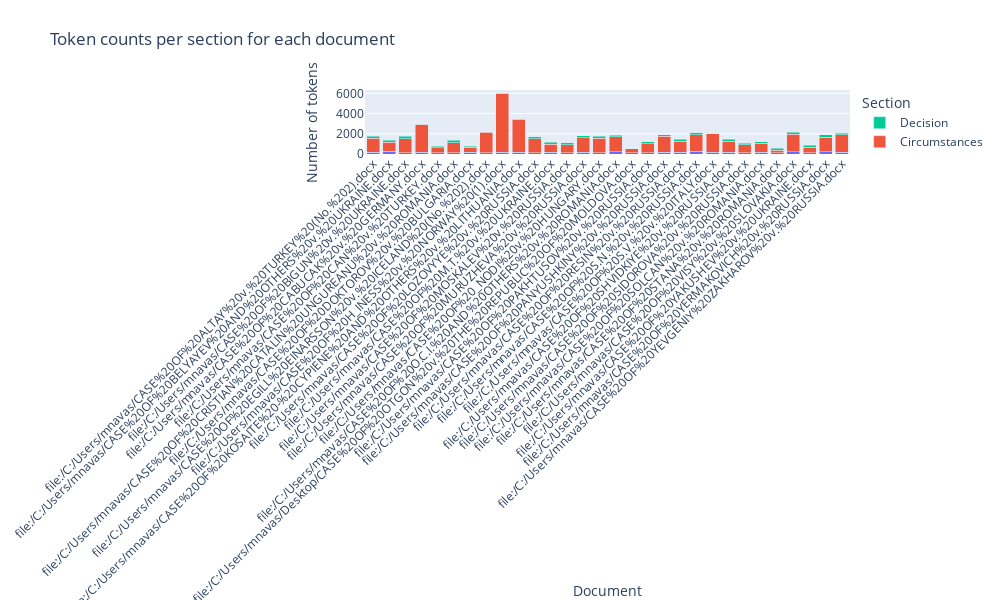

The notebook cell this image was saved under:
### Code cell
import plotly.graph_objects as go

fig = go.Figure()

fig.add_trace(go.Bar(
    name='Procedure',
    x=doc_names,
    y=proc_counts
))
fig.add_trace(go.Bar(
    name='Circumstances',
    x=doc_names,
    y=circ_counts
))
fig.add_trace(go.Bar(
    name='Decision',
    x=doc_names,
    y=dec_counts
))

fig.update_layout(
    barmode='stack',
    title='Token counts per section for each document',
    xaxis_title='Document',
    yaxis_title='Number of tokens',
    xaxis_tickangle=-45,
    legend_title='Section',
    height=600,
    width=1000
)

fig.show()

### Figure 1 — Plotly figure (JSON) as saved in the notebook; plotly's stock layout.template omitted (floating-point values rounded to 4 significant figures)
{"data": [{"name": "Procedure", "type": "bar", "x": ["file:/C:/Users/mnavas/CASE%20OF%20ALTAY%20v.%20TURKEY%20(No.%202).docx", "file:/C:/Users/mnavas/CASE%20OF%20BELYAYEV%20AND%20OTHERS%20v.%20UKRAINE.docx", "file:/C:/Users/mnavas/CASE%20OF%20BIGUN%20v.%20UKRAINE.docx", "file:/C:/Users/mnavas/CASE%20OF%20CABUCAK%20v.%20GERMANY.docx", "file:/C:/Users/mnavas/CASE%20OF%20CAN%20v.%20TURKEY.docx", "file:/C:/Users/mnavas/CASE%20OF%20CRISTIAN%20CATALIN%20UNGUREANU%20v.%20ROMANIA.docx", "file:/C:/Users/mnavas/CASE%20OF%20DOKTOROV%20v.%20BULGARIA.docx", "file:/C:/Users/mnavas/CASE%20OF%20EGILL%20EINARSSON%20v.%20ICELAND%20(No.%202).docx", "file:/C:/Users/mnavas/CASE%20OF%20H_INESS%20v.%20NORWAY%20(1).docx", "file:/C:/Users/mnavas/CASE%20OF%20KOSAITE%20-%20CYPIENE%20AND%20OTHERS%20v.%20LITHUANIA.docx", "file:/C:/Users/mnavas/CASE%20OF%20LOZOVYYE%20v.%20RUSSIA.docx", "file:/C:/Users/mnavas/CASE%20OF%20M.T.%20v.%20UKRAINE.docx", "file:/C:/Users/mnavas/CASE%20OF%20MOSKALEV%20v.%20RUSSIA.docx", "file:/C:/Users/mnavas/CASE%20OF%20MURUZHEVA%20v.%20RUSSIA.docx", "file:/C:/Users/mnavas/CASE%20OF%20_NODI%20v.%20HUNGARY.docx", "file:/C:/Users/mnavas/CASE%20OF%20O.C.I.%20AND%20OTHERS%20v.%20ROMANIA.docx", "file:/C:/Users/mnavas/Desktop/CASE%20OF%20OTGON%20v.%20THE%20REPUBLIC%20OF%20MOLDOVA.docx", "file:/C:/Users/mnavas/CASE%20OF%20PAKHTUSOV%20v.%20RUSSIA.docx", "file:/C:/Users/mnavas/CASE%20OF%20PANYUSHKINY%20v.%20RUSSIA.docx", "file:/C:/Users/mnavas/CASE%20OF%20RESIN%20v.%20RUSSIA.docx", "file:/C:/Users/mnavas/CASE%20OF%20S.N.%20v.%20RUSSIA.docx", "file:/C:/Users/mnavas/CASE%20OF%20S.V.%20v.%20ITALY.docx", "file:/C:/Users/mnavas/CASE%20OF%20SHVIDKIYE%20v.%20RUSSIA.docx", "file:/C:/Users/mnavas/CASE%20OF%20SIDOROVA%20v.%20RUSSIA.docx", "file:/C:/Users/mnavas/CASE%20OF%20SOLCAN%20v.%20ROMANIA.docx", "file:/C:/Users/mnavas/CASE%20OF%20STANA%20v.%20ROMANIA.docx", "file:/C:/Users/mnavas/CASE%20OF%20VISY%20v.%20SLOVAKIA.docx", "file:/C:/Users/mnavas/CASE%20OF%20YAKUSHEV%20v.%20UKRAINE.docx", "file:/C:/Users/mnavas/CASE%20OF%20YERMAKOVICH%20v.%20RUSSIA.docx", "file:/C:/Users/mnavas/CASE%20OF%20YEVGENIY%20ZAKHAROV%20v.%20RUSSIA.docx"], "y": [168, 274, 121, 177, 134, 132, 151, 133, 178, 185, 136, 155, 128, 156, 146, 218, 106, 135, 175, 151, 268, 168, 175, 148, 169, 123, 206, 141, 218, 164]}, {"name": "Circumstances", "type": "bar", "x": ["file:/C:/Users/mnavas/CASE%20OF%20ALTAY%20v.%20TURKEY%20(No.%202).docx", "file:/C:/Users/mnavas/CASE%20OF%20BELYAYEV%20AND%20OTHERS%20v.%20UKRAINE.docx", "file:/C:/Users/mnavas/CASE%20OF%20BIGUN%20v.%20UKRAINE.docx", "file:/C:/Users/mnavas/CASE%20OF%20CABUCAK%20v.%20GERMANY.docx", "file:/C:/Users/mnavas/CASE%20OF%20CAN%20v.%20TURKEY.docx", "file:/C:/Users/mnavas/CASE%20OF%20CRISTIAN%20CATALIN%20UNGUREANU%20v.%20ROMANIA.docx", "file:/C:/Users/mnavas/CASE%20OF%20DOKTOROV%20v.%20BULGARIA.docx", "file:/C:/Users/mnavas/CASE%20OF%20EGILL%20EINARSSON%20v.%20ICELAND%20(No.%202).docx", "file:/C:/Users/mnavas/CASE%20OF%20H_INESS%20v.%20NORWAY%20(1).docx", "file:/C:/Users/mnavas/CASE%20OF%20KOSAITE%20-%20CYPIENE%20AND%20OTHERS%20v.%20LITHUANIA.docx", "file:/C:/Users/mnavas/CASE%20OF%20LOZOVYYE%20v.%20RUSSIA.docx", "file:/C:/Users/mnavas/CASE%20OF%20M.T.%20v.%20UKRAINE.docx", "file:/C:/Users/mnavas/CASE%20OF%20MOSKALEV%20v.%20RUSSIA.docx", "file:/C:/Users/mnavas/CASE%20OF%20MURUZHEVA%20v.%20RUSSIA.docx", "file:/C:/Users/mnavas/CASE%20OF%20_NODI%20v.%20HUNGARY.docx", "file:/C:/Users/mnavas/CASE%20OF%20O.C.I.%20AND%20OTHERS%20v.%20ROMANIA.docx", "file:/C:/Users/mnavas/Desktop/CASE%20OF%20OTGON%20v.%20THE%20REPUBLIC%20OF%20MOLDOVA.docx", "file:/C:/Users/mnavas/CASE%20OF%20PAKHTUSOV%20v.%20RUSSIA.docx", "file:/C:/Users/mnavas/CASE%20OF%20PANYUSHKINY%20v.%20RUSSIA.docx", "file:/C:/Users/mnavas/CASE%20OF%20RESIN%20v.%20RUSSIA.docx", "file:/C:/Users/mnavas/CASE%20OF%20S.N.%20v.%20RUSSIA.docx", "file:/C:/Users/mnavas/CASE%20OF%20S.V.%20v.%20ITALY.docx", "file:/C:/Users/mnavas/CASE%20OF%20SHVIDKIYE%20v.%20RUSSIA.docx", "file:/C:/Users/mnavas/CASE%20OF%20SIDOROVA%20v.%20RUSSIA.docx", "file:/C:/Users/mnavas/CASE%20OF%20SOLCAN%20v.%20ROMANIA.docx", "file:/C:/Users/mnavas/CASE%20OF%20STANA%20v.%20ROMANIA.docx", "file:/C:/Users/mnavas/CASE%20OF%20VISY%20v.%20SLOVAKIA.docx", "file:/C:/Users/mnavas/CASE%20OF%20YAKUSHEV%20v.%20UKRAINE.docx", "file:/C:/Users/mnavas/CASE%20OF%20YERMAKOVICH%20v.%20RUSSIA.docx", "file:/C:/Users/mnavas/CASE%20OF%20YEVGENIY%20ZAKHAROV%20v.%20RUSSIA.docx"], "y": [1397, 883, 1412, 2749, 506, 991, 541, 2044, 5816, 3276, 1374, 815, 771, 1445, 1422, 1468, 405, 867, 1563, 1096, 1642, 1857, 1081, 771, 887, 266, 1770, 548, 1462, 1722]}, {"name": "Decision", "type": "bar", "x": ["file:/C:/Users/mnavas/CASE%20OF%20ALTAY%20v.%20TURKEY%20(No.%202).docx", "file:/C:/Users/mnavas/CASE%20OF%20BELYAYEV%20AND%20OTHERS%20v.%20UKRAINE.docx", "file:/C:/Users/mnavas/CASE%20OF%20BIGUN%20v.%20UKRAINE.docx", "file:/C:/Users/mnavas/CASE%20OF%20CABUCAK%20v.%20GERMANY.docx", "file:/C:/Users/mnavas/CASE%20OF%20CAN%20v.%20TURKEY.docx", "file:/C:/Users/mnavas/CASE%20OF%20CRISTIAN%20CATALIN%20UNGUREANU%20v.%20ROMANIA.docx", "file:/C:/Users/mnavas/CASE%20OF%20DOKTOROV%20v.%20BULGARIA.docx", "file:/C:/Users/mnavas/CASE%20OF%20EGILL%20EINARSSON%20v.%20ICELAND%20(No.%202).docx", "file:/C:/Users/mnavas/CASE%20OF%20H_INESS%20v.%20NORWAY%20(1).docx", "file:/C:/Users/mnavas/CASE%20OF%20KOSAITE%20-%20CYPIENE%20AND%20OTHERS%20v.%20LITHUANIA.docx", "file:/C:/Users/mnavas/CASE%20OF%20LOZOVYYE%20v.%20RUSSIA.docx", "file:/C:/Users/mnavas/CASE%20OF%20M.T.%20v.%20UKRAINE.docx", "file:/C:/Users/mnavas/CASE%20OF%20MOSKALEV%20v.%20RUSSIA.docx", "file:/C:/Users/mnavas/CASE%20OF%20MURUZHEVA%20v.%20RUSSIA.docx", "file:/C:/Users/mnavas/CASE%20OF%20_NODI%20v.%20HUNGARY.docx", "file:/C:/Users/mnavas/CASE%20OF%20O.C.I.%20AND%20OTHERS%20v.%20ROMANIA.docx", "file:/C:/Users/mnavas/Desktop/CASE%20OF%20OTGON%20v.%20THE%20REPUBLIC%20OF%20MOLDOVA.docx", "file:/C:/Users/mnavas/CASE%20OF%20PAKHTUSOV%20v.%20RUSSIA.docx", "file:/C:/Users/mnavas/CASE%20OF%20PANYUSHKINY%20v.%20RUSSIA.docx", "file:/C:/Users/mnavas/CASE%20OF%20RESIN%20v.%20RUSSIA.docx", "file:/C:/Users/mnavas/CASE%20OF%20S.N.%20v.%20RUSSIA.docx", "file:/C:/Users/mnavas/CASE%20OF%20S.V.%20v.%20ITALY.docx", "file:/C:/Users/mnavas/CASE%20OF%20SHVIDKIYE%20v.%20RUSSIA.docx", "file:/C:/Users/mnavas/CASE%20OF%20SIDOROVA%20v.%20RUSSIA.docx", "file:/C:/Users/mnavas/CASE%20OF%20SOLCAN%20v.%20ROMANIA.docx", "file:/C:/Users/mnavas/CASE%20OF%20STANA%20v.%20ROMANIA.docx", "file:/C:/Users/mnavas/CASE%20OF%20VISY%20v.%20SLOVAKIA.docx", "file:/C:/Users/mnavas/CASE%20OF%20YAKUSHEV%20v.%20UKRAINE.docx", "file:/C:/Users/mnavas/CASE%20OF%20YERMAKOVICH%20v.%20RUSSIA.docx", "file:/C:/Users/mnavas/CASE%20OF%20YEVGENIY%20ZAKHAROV%20v.%20RUSSIA.docx"], "y": [210, 217, 225, 22, 145, 239, 52, 22, 22, 51, 219, 192, 212, 203, 189, 191, 0, 208, 177, 216, 185, 0, 215, 156, 136, 164, 157, 168, 243, 144]}], "layout": {"barmode": "stack", "height": 600, "legend": {"title": {"text": "Section"}}, "title": {"text": "Token counts per section for each document"}, "width": 1000, "xaxis": {"tickangle": -45, "title": {"text": "Document"}}, "yaxis": {"title": {"text": "Number of tokens"}}}}
